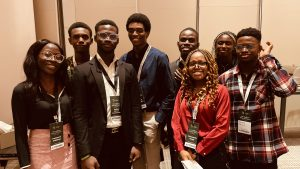
#> input picture Week5/img/event.jpeg, 300 x 169 px
$ jupyter execute Haar_Cascades1.ipynb
#> lines starting #> are read from the running program, lines starting #| are printed output that depends on the picture; after the words box and inside, x2 and y2 are one past the last pixel; in counts of white or black regions, pixels touching at a corner belong together
[cell 1]
import cv2

face_cascade = cv2.CascadeClassifier(cv2.data.haarcascades + 'haarcascade_frontalface_default.xml')

image = cv2.imread('img/event.jpeg')
#> image is the input picture: shape (169, 300, 3); mean B, G, R 70, 88.5, 125.4

gray_image = cv2.cvtColor(image, cv2.COLOR_BGR2GRAY)
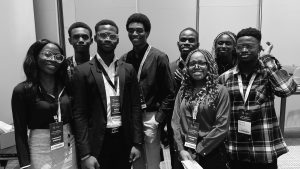
#> gray_image: shape (169, 300); min 1, max 253, mean 97.4

faces = face_cascade.detectMultiScale(gray_image, scaleFactor=1.3, minNeighbors=5, minSize=(10, 30))
#> faces = ()

for (x, y, w, h) in faces:
    cv2.rectangle(image, (x, y), (x+w, y+h), (0, 255, 0), 2)
#> this loop made 0 passes

cv2.imshow('Face Detection', image)
cv2.waitKey(0)
cv2.destroyAllWindows()


$ run again, with Week5/img/cultural.jpg copied over Week5/img/event.jpeg
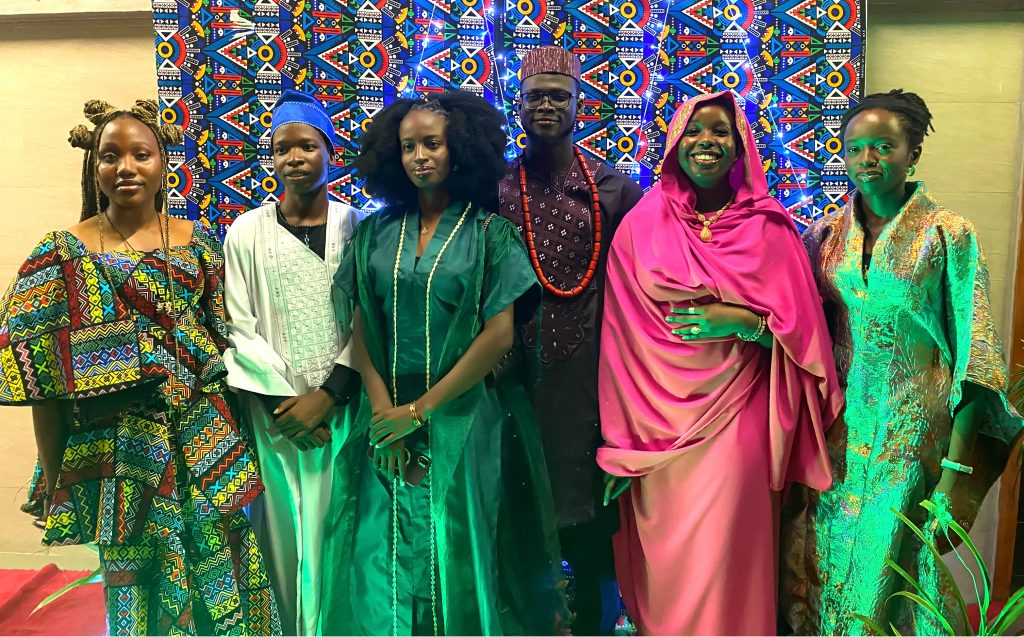
#> input picture Week5/img/cultural.jpg, 1024 x 637 px
#> image is the input picture: shape (637, 1024, 3); mean B, G, R 90.5, 108.5, 103.2
#> `gray_image = cv2.cvtColor(image, cv2.COLOR_BGR2GRAY)`:
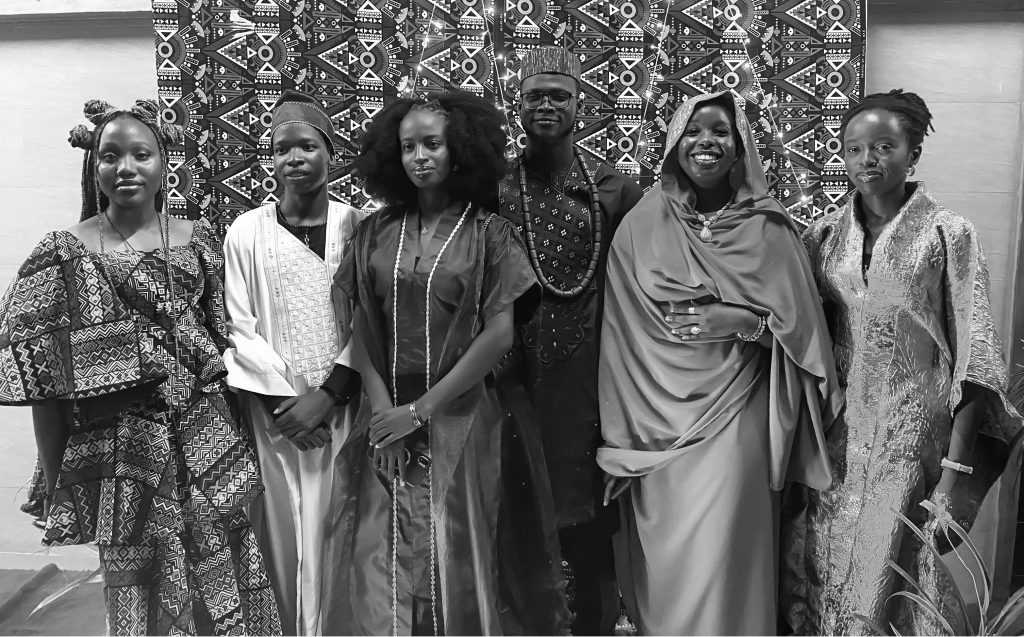
#> gray_image: shape (637, 1024); min 1, max 255, mean 104.8
#> faces = [[388, 120, 67, 67], [838, 126, 59, 59]]
#> the loop `for (x, y, w, h) in faces:` made 2 passes
#> after the loop `for (x, y, w, h) in faces:`:
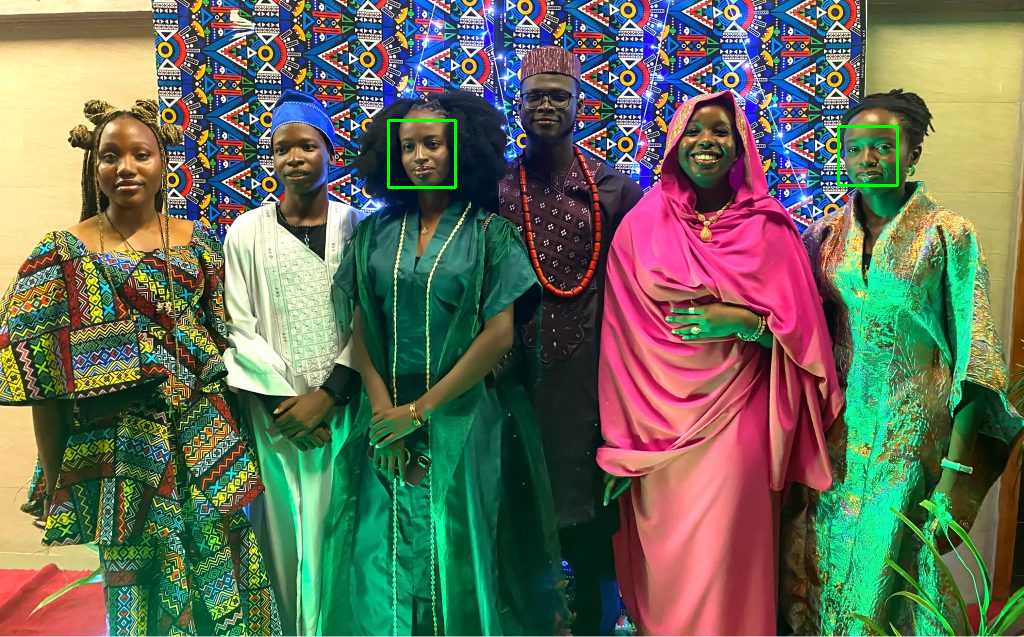
#> image: shape (637, 1024, 3); 0.23% of pixels changed, all inside (x1, y1, x2, y2) = (387, 119, 899, 189)
